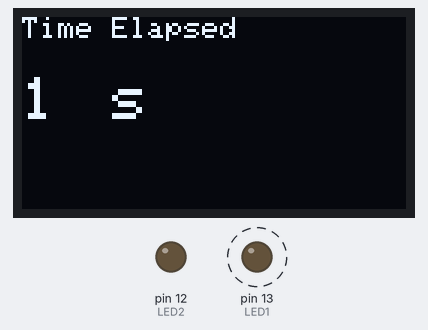
A sketch run on a simulated Arduino Uno, built with avr-gcc and run on an emulated ATmega328P. Parts: 128×64 one-colour display, output pins drawn as LEDs (lit = HIGH). Dashed ring = blinking.

Above: at 1.26 s.
At 10.26 s:
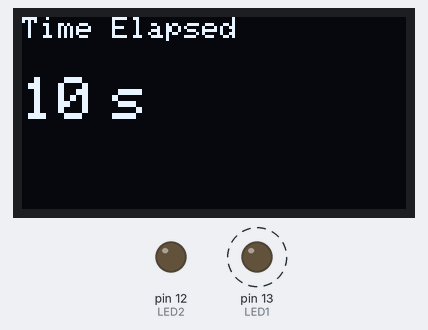
At 18.6 s:
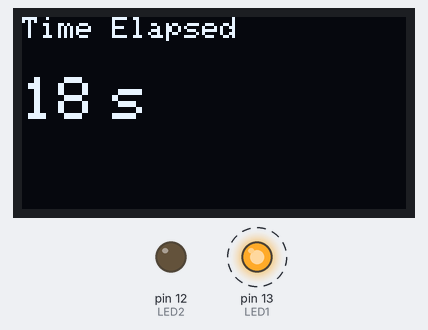
At 38.6 s:
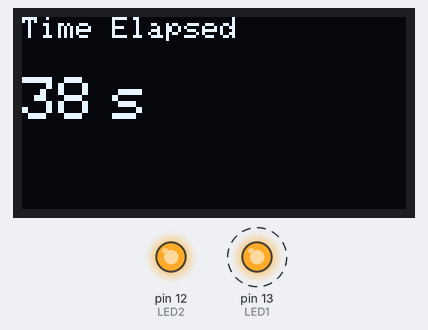
Timing chart, 0 to 40.0 s (numbered marks = the images above):
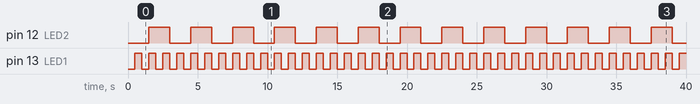

The sketch:

LED_OLED_with_millis.ino
```cpp
#define LED1 13
#define LED2 12

unsigned long previousTime1=0;
unsigned long previousTime2=0;
unsigned long previousTime3=0;

#include <Wire.h>
#include <Adafruit_GFX.h>
#include <Adafruit_SSD1306.h>

#define SCREEN_WIDTH 128
#define SCREEN_HEIGHT 64

Adafruit_SSD1306 display(SCREEN_WIDTH, SCREEN_HEIGHT, &Wire, -1);

void setup(){
  pinMode(LED1,OUTPUT);
  pinMode(LED2,OUTPUT);
  if(!display.begin(SSD1306_SWITCHCAPVCC, 0x3C)) {
    while(1);
  }
}

int i=1;

void loop(){
  unsigned long currentTime=millis();

  if(currentTime-previousTime1>=500)
  {
    previousTime1=currentTime;
    digitalWrite(LED1,!digitalRead(LED1));
  }

  if(currentTime-previousTime2>=1500)
  {
    previousTime2=currentTime;
    digitalWrite(LED2,!digitalRead(LED2));
  }

  if(currentTime-previousTime3>=1000)
  {
    previousTime3=currentTime;
    display.clearDisplay();
    display.setTextColor(SSD1306_WHITE);
    display.setTextSize(1);
    display.setCursor(0, 0);
    display.println("Time Elapsed");
    display.setTextSize(2);
    display.setCursor(0, 20);
    display.println(i);
    display.setTextSize(2);
    display.setCursor(30, 20);
    display.println("s");
    display.display();
    i++;
  }
}
```

Measured:
- by itself, pin 12 (LED2): alternates HIGH for 1.5 s and LOW for 1.5 s
- by itself, pin 13 (LED1): alternates HIGH for 0.50 s and LOW for 0.50 s
- what the display in image 0 shows lasts 1.0 s, from 1.0 s to 2.0 s
